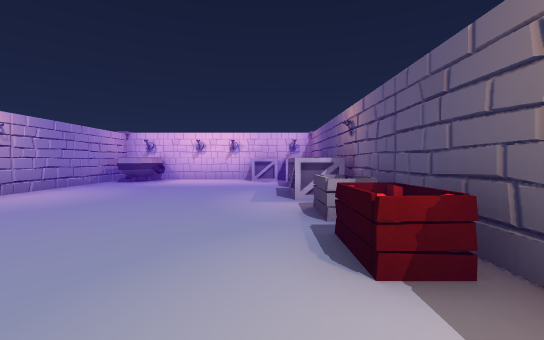
[1] (above)

16 first-person views from a walk through a scene from a Unity 3-D project. The camera is 1.4 m above the floor, tilts 2° down and sees 90° across. The floor is counted in squares, 2 m on a side. Each view is taken from the middle of a square. On the plan, view 1 faces up. The plan holds only what a view shows up to about 9 squares ahead; the rest is blank. The player is left out. Door leaves are left out, so doorways stand open.

[2]
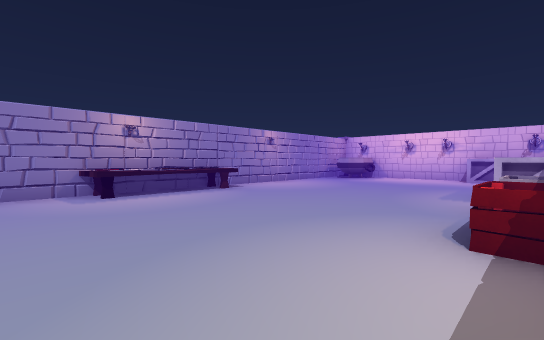

[3]
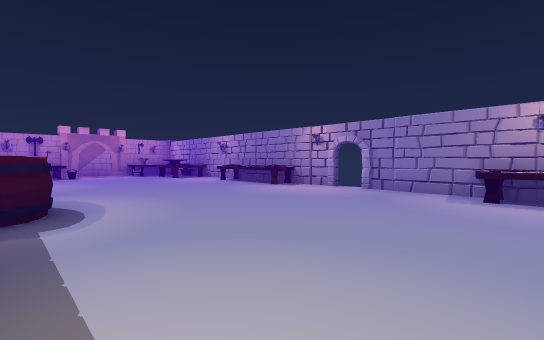

[4]
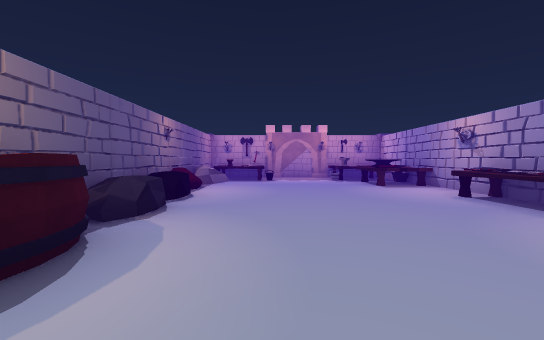

[5]
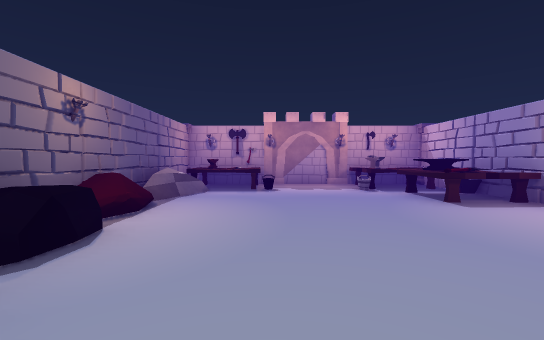

[6]
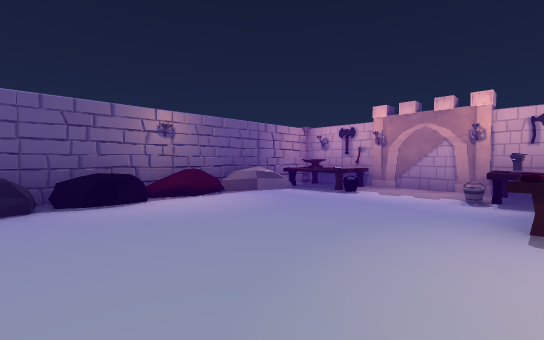

[7]
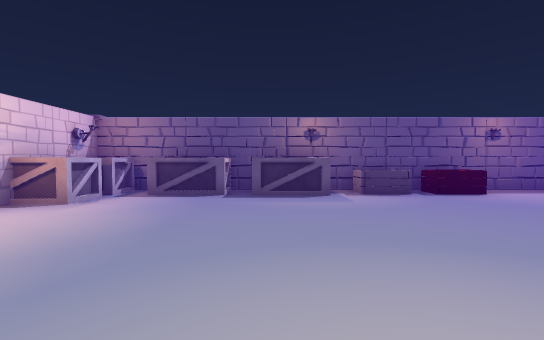

[8]
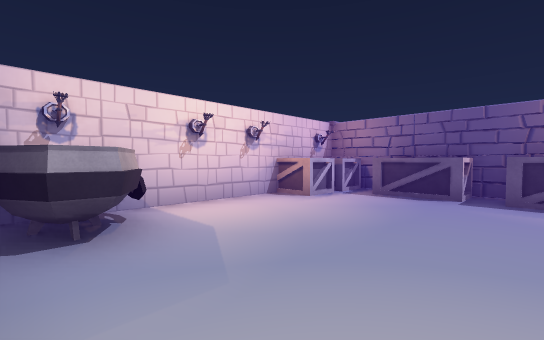

[9]
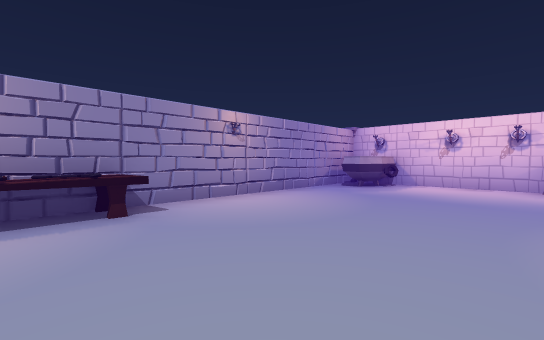

[10]
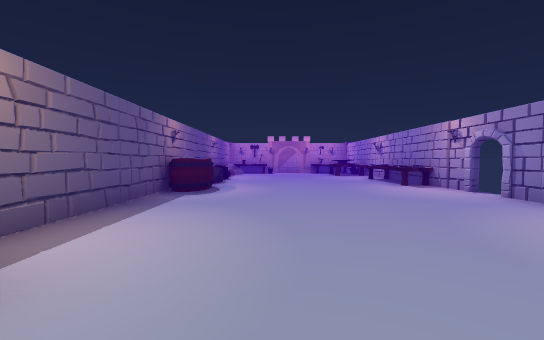

[11]
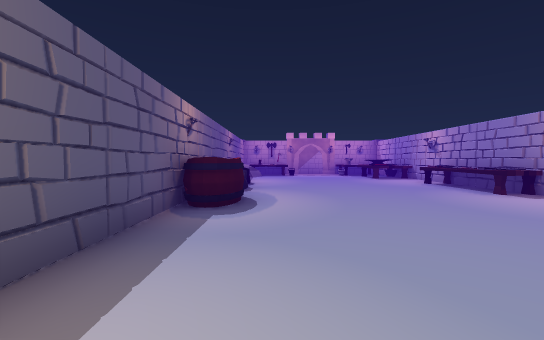

[12]
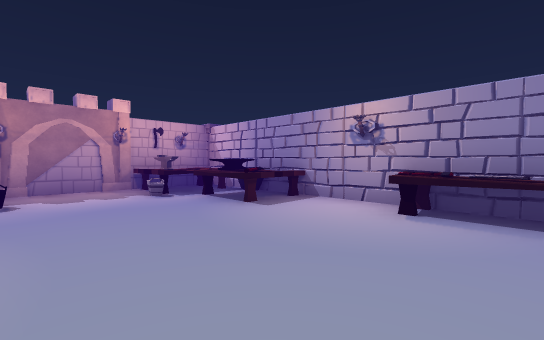

[13]
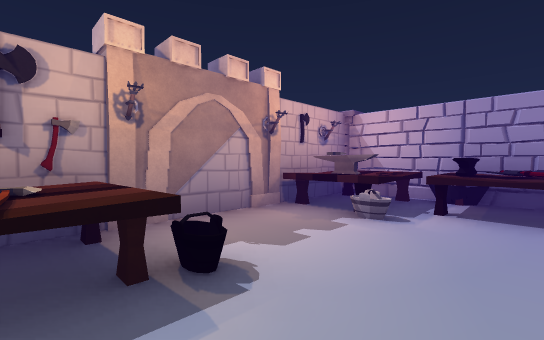

[14]
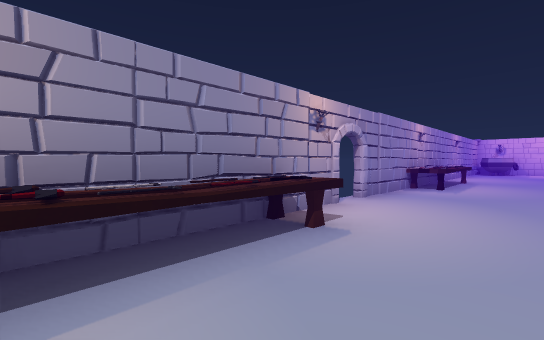

[15]
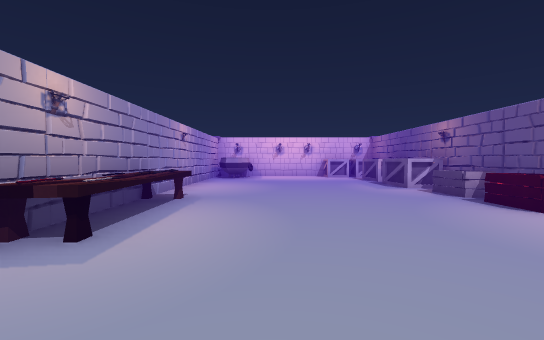

[16]
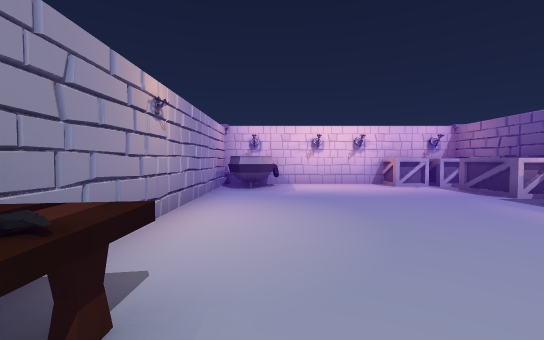

### Floor plan
Points are (right, up) in squares from view 1. A wall is a line through its corners. A room is listed if a view was taken in it or the views show most of it. See-through windows are left out.
Room 1 (views 1, 2, 3, 4, 5, 6, 7, 8, 9, 10, 11, 12, 13, 14, 15, 16)
walls: (1.3, -2.5) (1.5, -2.1); (-5.4, -3) (-5.4, -13.1) (1.5, -13.1) (1.5, 10.3); (-5.3, 4.2) (-5.6, 3.8); (-5.5, -6.8) (-5.3, -7.3); (1.7, 6.2) (1.4, 6.6); (-2.9, 10.2) (-5.4, 10.2) (-5.4, -2.3)
ways out: open door at (-5.5, -2.5)
objects: other object (-5, -13) to (-3, -12); other object (-5, -11) to (-4, -11); other object (-5, -10) to (-4, -10); other object (-5, -7); other object (-5, -6); other object (-5, -5); other object (-5, 1); other object (-5, 2); other object (-5, 3); other object (-5, 9) to (-4, 9); other object (-4, -12); other object (-3, -11); other object (-1, -12); other object (-1, 10) to (0, 11); other object (0, -12); other object (1, -12); other object (1, -11) to (1, -10); other object (1, -9); other object (1, -8) to (1, -7); other object (1, -5) to (1, -3); other object (1, 2) to (1, 3); other object (1, 4); other object (1, 5) to (1, 6); other object (1, 7) to (1, 8); other object (1, 10); other object (1, 11) to (2, 11)

Where each view was taken, in squares from view 1:
view 1: 0 up, 0 right, facing up
view 2: 1 down, 1 right, facing up-left
view 3: 1 up, 1 right, facing down-left
view 4: 2 down, 1 left, facing down
view 5: 5 down, 1 left, facing down
view 6: 6 down, 4 left, facing down-right
view 7: 6 up, 5 left, facing right
view 8: 6 up, 5 left, facing up-right
view 9: 2 up, 1 left, facing up-left
view 10: 3 up, 1 left, facing down
view 11: 1 up, 0 right, facing down
view 12: 6 down, 1 left, facing down-left
view 13: 10 down, 0 right, facing down-left
view 14: 7 down, 3 left, facing up-left
view 15: 2 down, 3 left, facing up
view 16: 2 up, 4 left, facing up
